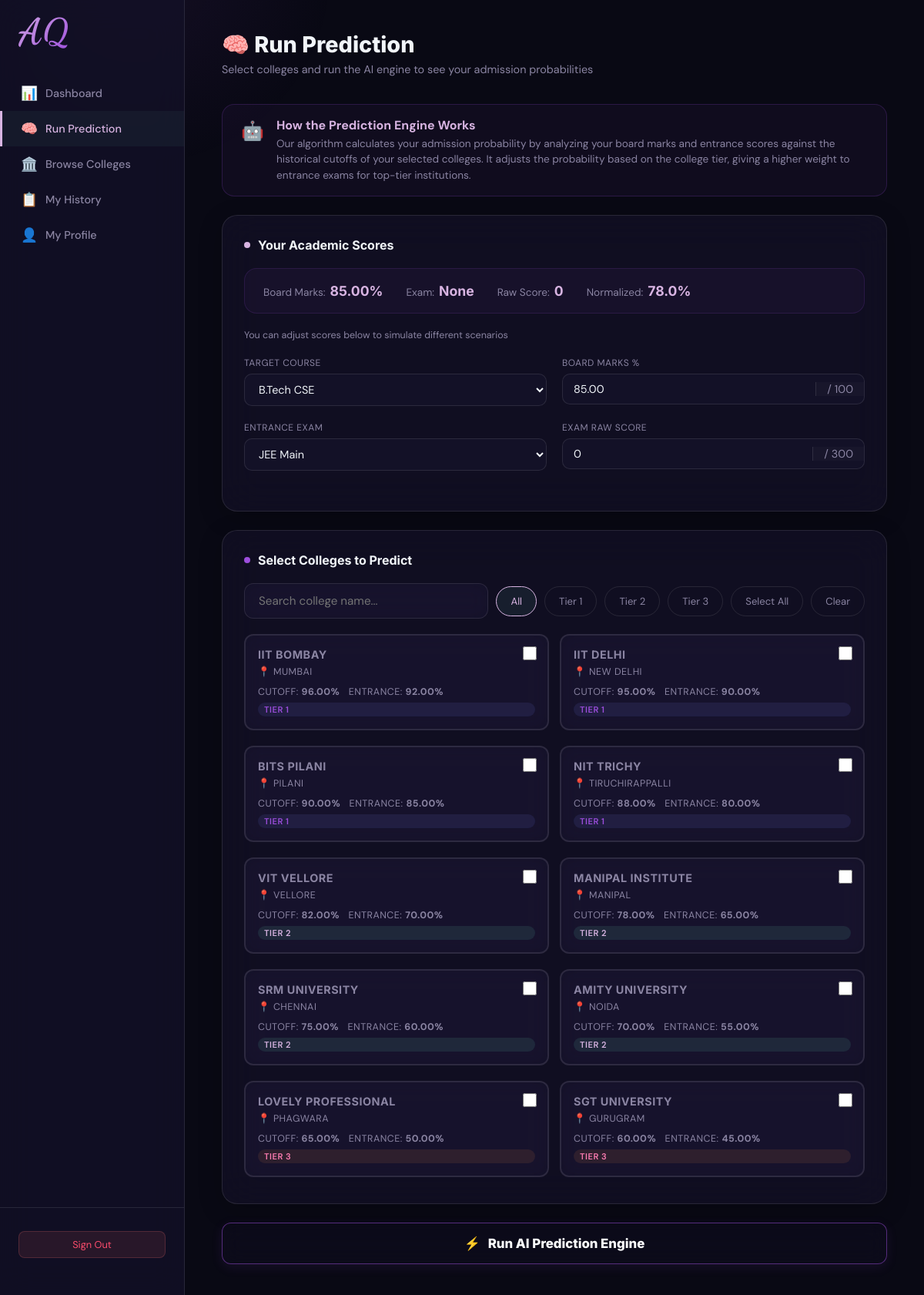
Screenshot of /pages/predict.php (signed in) with the database file from the repository.
### tables this page shows
CREATE TABLE IF NOT EXISTS students (
    student_id INT AUTO_INCREMENT PRIMARY KEY,
    name VARCHAR(100) NOT NULL,
    email VARCHAR(150) UNIQUE NOT NULL,
    password VARCHAR(255) NOT NULL,
    student_marks DECIMAL(5,2) DEFAULT 0,
    entrance_scores DECIMAL(5,2) DEFAULT 0,
    preferences TEXT,
    created_at TIMESTAMP DEFAULT CURRENT_TIMESTAMP
);

CREATE TABLE IF NOT EXISTS colleges (
    college_id INT AUTO_INCREMENT PRIMARY KEY,
    college_name VARCHAR(200) NOT NULL,
    location VARCHAR(100),
    course_list TEXT,
    cutoff_scores DECIMAL(5,2) DEFAULT 0,
    entrance_cutoff DECIMAL(5,2) DEFAULT 0,
    tier ENUM('Tier 1','Tier 2','Tier 3') DEFAULT 'Tier 2',
    created_at TIMESTAMP DEFAULT CURRENT_TIMESTAMP
);

### includes/config.php (called while the page is built, shortened)
<?php
$EXAMS = [
    'JEE Main' => 300,
    'JEE Advanced' => 360,
    'IPU CET' => 400,
    'CUET' => 800,
    'BITSAT' => 390,
    'VITEEE' => 125,
    'General/Other' => 100
];
$COURSES = [
    'B.Tech CSE', 'B.Tech CSAI', 'B.Tech IT', 'B.Tech ECE', 'B.Tech EEE',
    'B.Tech Mechanical', 'B.Tech Civil', 'B.Tech Chemical',
    'BCA', 'MCA', 'BBA', 'MBA', 'BA Economics'
];
?>

### pages/predict.php (the view, shortened to what this page needs)
<?php
require_once '../includes/config.php';
$db = getDB();
$studentId = $_SESSION['student_id'];
$stmt = $db->prepare("SELECT * FROM students WHERE student_id=?");
$stmt->bind_param('i',$studentId); $stmt->execute();
$student = $stmt->get_result()->fetch_assoc(); $stmt->close();
$colleges = $db->query("SELECT * FROM colleges ORDER BY tier, cutoff_scores DESC")->fetch_all(MYSQLI_ASSOC);
?>
<!DOCTYPE html>
<html lang="en">
<head>
</head>
<body>
<aside class="sidebar">
  <div class="sidebar-logo">AQ</div>
  <nav>
    <a href="dashboard.php" class="nav-item"><span class="nav-icon">📊</span> Dashboard</a>
    <a href="predict.php"   class="nav-item active"><span class="nav-icon">🧠</span> Run Prediction</a>
    <a href="colleges.php"  class="nav-item"><span class="nav-icon">🏛️</span> Browse Colleges</a>
    <a href="history.php"   class="nav-item"><span class="nav-icon">📋</span> My History</a>
    <a href="profile.php"   class="nav-item"><span class="nav-icon">👤</span> My Profile</a>
  </nav>
  <div class="sidebar-footer">
    <a href="logout.php" class="logout-btn">Sign Out</a>
  </div>
</aside>
<main class="main">
  <div class="page-title">🧠 Run Prediction</div>
  <div class="page-sub">Select colleges and run the AI engine to see your admission probabilities</div>
  <div style="background: rgba(157, 78, 221, 0.05); border: 1px solid rgba(157, 78, 221, 0.2); border-radius: 16px; padding: 16px 24px; margin-bottom: 24px; display: flex; align-items: flex-start; gap: 16px;">
    <div style="font-size: 1.5rem; margin-top: 2px;">🤖</div>
    <div>
      <div style="font-weight: 700; color: var(--accent); margin-bottom: 4px;">How the Prediction Engine Works</div>
      <div style="font-size: 0.85rem; color: var(--muted); line-height: 1.5;">Our algorithm calculates your admission probability by analyzing your board marks and entrance scores against the historical cutoffs of your selected colleges. It adjusts the probability based on the college tier, giving a higher weight to entrance exams for top-tier institutions.</div>
    </div>
  </div>
  <form method="POST" id="predForm">
    <div class="card">
      <div class="card-title"><div class="dot"></div> Your Academic Scores</div>
      <div class="profile-bar">
        <div class="pb-item">Board Marks:<span id="disp_board"><?= $student['student_marks'] ?>%</span></div>
        <div class="pb-item">Exam:<span id="disp_exam"><?= htmlspecialchars($student['exam_name'] ?? 'None') ?></span></div>
        <div class="pb-item">Raw Score:<span id="disp_raw"><?= $student['exam_raw_score'] ?? 0 ?></span></div>
        <div class="pb-item">Normalized:<span id="disp_norm"><?= number_format($student['entrance_scores'], 1) ?>%</span></div>
      </div>
      <div style="font-size:0.78rem;color:var(--muted); margin-bottom: 20px;">You can adjust scores below to simulate different scenarios</div>
      <div class="score-inputs">
        <div>
          <label>Target Course</label>
          <select name="preferences" required>
            <?php global $COURSES; foreach ($COURSES as $c): ?>
              <option value="<?= htmlspecialchars($c) ?>" <?= ($student['preferences'] ?? '') === $c ? 'selected' : '' ?>><?= htmlspecialchars($c) ?></option>
            <?php endforeach; ?>
          </select>
        </div>
        <div>
          <label>Board Marks %</label>
          <div class="input-wrapper">
            <input type="number" name="student_marks" id="input_board" value="<?= $student['student_marks'] ?>" min="0" max="100" step="0.1" required oninput="updateLivePreview()">
            <div class="input-suffix">/ 100</div>
          </div>
        </div>
        <div>
          <label>Entrance Exam</label>
          <select name="exam_name" id="exam_select" onchange="updateExamMax(); updateLivePreview();" required>
            <?php global $EXAMS; foreach ($EXAMS as $ex => $max): ?>
              <option value="<?= htmlspecialchars($ex) ?>" data-max="<?= $max ?>" <?= ($student['exam_name'] ?? '') === $ex ? 'selected' : '' ?>><?= htmlspecialchars($ex) ?></option>
            <?php endforeach; ?>
          </select>
        </div>
        <div>
          <label>Exam Raw Score</label>
          <div class="input-wrapper">
            <input type="number" name="exam_raw_score" id="exam_raw" value="<?= isset($student['exam_raw_score']) ? $student['exam_raw_score'] : 0 ?>" min="0" step="1" required oninput="updateLivePreview()">
            <div class="input-suffix" id="exam_suffix">/ 100</div>
          </div>
        </div>
      </div>
    </div>
    <div class="card">
      <div class="card-title"><div class="dot" style="background:var(--accent2)"></div> Select Colleges to Predict</div>
      <div class="filter-bar">
        <input type="text" id="search_college" placeholder="Search college name..." class="search-input" oninput="filterColleges(currentTier, null)">
        <button type="button" class="filter-btn active" onclick="filterColleges('all',this)">All</button>
        <button type="button" class="filter-btn" onclick="filterColleges('Tier 1',this)">Tier 1</button>
        <button type="button" class="filter-btn" onclick="filterColleges('Tier 2',this)">Tier 2</button>
        <button type="button" class="filter-btn" onclick="filterColleges('Tier 3',this)">Tier 3</button>
        <button type="button" class="filter-btn" onclick="selectAll()">Select All</button>
        <button type="button" class="filter-btn" onclick="clearAll()">Clear</button>
      </div>
      <div class="college-grid" id="collegeGrid">
        <?php foreach($colleges as $c):
          $tierCls = strtolower(str_replace(' ','',$c['tier']));
          $exams = isset($c['accepted_exams']) ? $c['accepted_exams'] : 'JEE Main';
          $display = 'flex';
        ?>
        <label class="college-check" data-tier="<?= $c['tier'] ?>" data-exams="<?= strtolower($exams) ?>" data-courses="<?= strtolower($c['course_list']) ?>" onclick="toggleCard(this)" style="display: <?= $display ?>;">
          <input type="checkbox" name="college_ids[]" value="<?= $c['college_id'] ?>">
          <div class="coll-name"><?= htmlspecialchars($c['college_name']) ?></div>
          <div class="coll-loc">📍 <?= htmlspecialchars($c['location']) ?></div>
          <div class="coll-cutoff">Cutoff: <strong><?= $c['cutoff_scores'] ?>%</strong> &nbsp; Entrance: <strong><?= $c['entrance_cutoff'] ?>%</strong></div>
          <span class="coll-tier <?= $tierCls ?>"><?= $c['tier'] ?></span>
        </label>
        <?php endforeach; ?>
      </div>
    </div>
    <button type="submit" class="run-btn" id="runBtn" onclick="showLoader()">
      <span>⚡</span> Run AI Prediction Engine
    </button>
  </form>
</main>
</body>
</html>

### rows the page displays
students: student_marks "85.00", entrance_scores "78.0"
colleges: college_name "IIT BOMBAY", location "MUMBAI", cutoff_scores "96.00", entrance_cutoff "92.00", tier "TIER 1"
colleges: college_name "IIT DELHI", location "NEW DELHI", cutoff_scores "95.00", entrance_cutoff "90.00", tier "TIER 1"
colleges: college_name "BITS PILANI", location "PILANI", cutoff_scores "90.00", entrance_cutoff "85.00", tier "TIER 1"
colleges: college_name "NIT TRICHY", location "TIRUCHIRAPPALLI", cutoff_scores "88.00", entrance_cutoff "80.00", tier "TIER 1"
colleges: college_name "VIT VELLORE", location "VELLORE", cutoff_scores "82.00", entrance_cutoff "70.00", tier "TIER 2"
colleges: college_name "MANIPAL INSTITUTE", location "MANIPAL", cutoff_scores "78.00", entrance_cutoff "65.00", tier "TIER 2"
colleges: college_name "SRM UNIVERSITY", location "CHENNAI", cutoff_scores "75.00", entrance_cutoff "60.00", tier "TIER 2"
colleges: college_name "AMITY UNIVERSITY", location "NOIDA", cutoff_scores "70.00", entrance_cutoff "55.00", tier "TIER 2"
colleges: college_name "LOVELY PROFESSIONAL", location "PHAGWARA", cutoff_scores "65.00", entrance_cutoff "50.00", tier "TIER 3"
colleges: college_name "SGT UNIVERSITY", location "GURUGRAM", cutoff_scores "60.00", entrance_cutoff "45.00", tier "TIER 3"

### other values shown
$student['exam_name'] "None"
$student['exam_raw_score'] "0"
form field preferences "B.Tech CSE"
form field exam_name "JEE Main"
